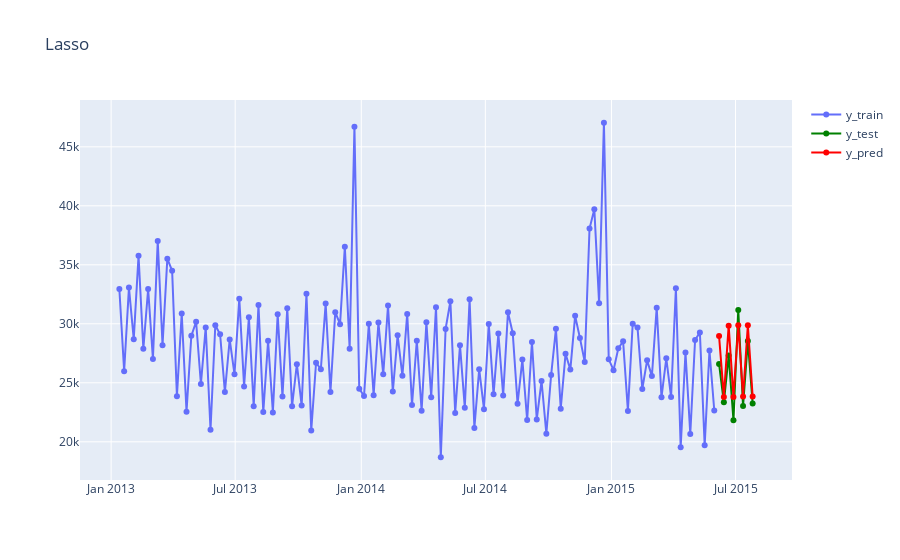

This figure's notebook cell:
### Code cell
fig = go.Figure()
fig.add_traces(go.Scatter(x=y_train.index, y=y_train.values, mode='lines+markers', name = "y_train"))
fig.add_traces(go.Scatter(x=y_test.index, y=y_test.values, mode='lines+markers', name = "y_test", line=dict(color="green")) )
fig.add_traces(go.Scatter(x=y_pred.index, y=y_pred.values, mode='lines+markers', name = "y_pred", line=dict(color="red")))
fig.update_layout(title="Lasso")
fig.show()
